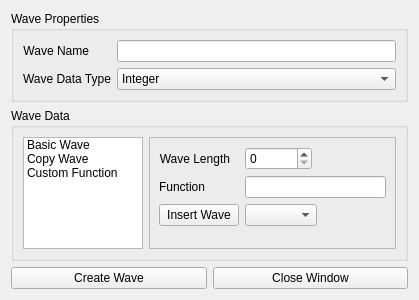
<?xml version="1.0" encoding="UTF-8"?>
<ui version="4.0">
 <class>CreateWaveDialog</class>
 <widget class="QWidget" name="CreateWaveDialog">
  <property name="geometry">
   <rect>
    <x>0</x>
    <y>0</y>
    <width>418</width>
    <height>300</height>
   </rect>
  </property>
  <property name="sizePolicy">
   <sizepolicy hsizetype="Preferred" vsizetype="Preferred">
    <horstretch>0</horstretch>
    <verstretch>0</verstretch>
   </sizepolicy>
  </property>
  <property name="windowTitle">
   <string>Create Wave</string>
  </property>
  <layout class="QGridLayout" name="gridLayout">
   <item row="0" column="0" colspan="2">
    <widget class="QGroupBox" name="groupBox">
     <property name="title">
      <string>Wave Properties</string>
     </property>
     <layout class="QFormLayout" name="formLayout_2">
      <item row="0" column="0">
       <widget class="QLabel" name="label">
        <property name="text">
         <string>Wave Name</string>
        </property>
        <property name="alignment">
         <set>Qt::AlignRight|Qt::AlignTrailing|Qt::AlignVCenter</set>
        </property>
       </widget>
      </item>
      <item row="0" column="1">
       <widget class="QLineEdit" name="waveName">
        <property name="sizePolicy">
         <sizepolicy hsizetype="MinimumExpanding" vsizetype="Fixed">
          <horstretch>0</horstretch>
          <verstretch>0</verstretch>
         </sizepolicy>
        </property>
       </widget>
      </item>
      <item row="1" column="0">
       <widget class="QLabel" name="label_2">
        <property name="text">
         <string>Wave Data Type</string>
        </property>
        <property name="alignment">
         <set>Qt::AlignRight|Qt::AlignTrailing|Qt::AlignVCenter</set>
        </property>
       </widget>
      </item>
      <item row="1" column="1">
       <widget class="QComboBox" name="dataType">
        <item>
         <property name="text">
          <string>Integer</string>
         </property>
        </item>
        <item>
         <property name="text">
          <string>Decimal</string>
         </property>
        </item>
        <item>
         <property name="text">
          <string>String</string>
         </property>
        </item>
       </widget>
      </item>
     </layout>
    </widget>
   </item>
   <item row="3" column="0">
    <widget class="QPushButton" name="createWaveButton">
     <property name="text">
      <string>Create Wave</string>
     </property>
    </widget>
   </item>
   <item row="3" column="1">
    <widget class="QPushButton" name="closeWindowButton">
     <property name="text">
      <string>Close Window</string>
     </property>
    </widget>
   </item>
   <item row="1" column="0" colspan="2">
    <widget class="QGroupBox" name="groupBox_2">
     <property name="minimumSize">
      <size>
       <width>0</width>
       <height>100</height>
      </size>
     </property>
     <property name="title">
      <string>Wave Data</string>
     </property>
     <layout class="QHBoxLayout" name="horizontalLayout" stretch="1,0">
      <item>
       <widget class="QListWidget" name="waveDataSelectionList">
        <property name="sizePolicy">
         <sizepolicy hsizetype="Preferred" vsizetype="Preferred">
          <horstretch>0</horstretch>
          <verstretch>0</verstretch>
         </sizepolicy>
        </property>
        <property name="minimumSize">
         <size>
          <width>120</width>
          <height>0</height>
         </size>
        </property>
        <property name="currentRow">
         <number>-1</number>
        </property>
        <item>
         <property name="text">
          <string>Basic Wave</string>
         </property>
        </item>
        <item>
         <property name="text">
          <string>Copy Wave</string>
         </property>
        </item>
        <item>
         <property name="text">
          <string>Custom Function</string>
         </property>
        </item>
       </widget>
      </item>
      <item>
       <widget class="QStackedWidget" name="waveDataStack">
        <property name="frameShape">
         <enum>QFrame::StyledPanel</enum>
        </property>
        <property name="frameShadow">
         <enum>QFrame::Plain</enum>
        </property>
        <property name="lineWidth">
         <number>1</number>
        </property>
        <property name="currentIndex">
         <number>2</number>
        </property>
        <widget class="QWidget" name="basicTab">
         <layout class="QFormLayout" name="formLayout">
          <property name="fieldGrowthPolicy">
           <enum>QFormLayout::ExpandingFieldsGrow</enum>
          </property>
          <item row="0" column="0">
           <widget class="QLabel" name="label_4">
            <property name="text">
             <string>Type</string>
            </property>
           </widget>
          </item>
          <item row="0" column="1">
           <widget class="QComboBox" name="basicWaveType">
            <property name="minimumSize">
             <size>
              <width>150</width>
              <height>0</height>
             </size>
            </property>
            <item>
             <property name="text">
              <string>Blank</string>
             </property>
            </item>
            <item>
             <property name="text">
              <string>Index (starting at 0)</string>
             </property>
            </item>
            <item>
             <property name="text">
              <string>Index (starting at 1)</string>
             </property>
            </item>
           </widget>
          </item>
          <item row="1" column="0">
           <widget class="QLabel" name="label_9">
            <property name="text">
             <string>Wave Length</string>
            </property>
           </widget>
          </item>
          <item row="1" column="1">
           <widget class="QSpinBox" name="basicWaveLength">
            <property name="maximum">
             <number>999999</number>
            </property>
           </widget>
          </item>
         </layout>
        </widget>
        <widget class="QWidget" name="copyTab">
         <layout class="QFormLayout" name="formLayout_3">
          <item row="0" column="0">
           <widget class="QLabel" name="label_3">
            <property name="text">
             <string>Original Wave</string>
            </property>
            <property name="alignment">
             <set>Qt::AlignLeading|Qt::AlignLeft|Qt::AlignVCenter</set>
            </property>
           </widget>
          </item>
          <item row="0" column="1">
           <widget class="QComboBox" name="copyWaveOriginalWave"/>
          </item>
          <item row="1" column="0">
           <widget class="QLabel" name="label_6">
            <property name="text">
             <string>Starting Index</string>
            </property>
           </widget>
          </item>
          <item row="1" column="1">
           <widget class="QSpinBox" name="copyWaveStartingIndex"/>
          </item>
          <item row="2" column="0">
           <widget class="QLabel" name="label_8">
            <property name="text">
             <string>Ending Index</string>
            </property>
           </widget>
          </item>
          <item row="2" column="1">
           <widget class="QSpinBox" name="copyWaveEndingIndex"/>
          </item>
         </layout>
        </widget>
        <widget class="QWidget" name="functionTab">
         <layout class="QFormLayout" name="formLayout_4">
          <property name="fieldGrowthPolicy">
           <enum>QFormLayout::ExpandingFieldsGrow</enum>
          </property>
          <item row="0" column="0">
           <widget class="QLabel" name="label_7">
            <property name="text">
             <string>Wave Length</string>
            </property>
            <property name="alignment">
             <set>Qt::AlignRight|Qt::AlignTrailing|Qt::AlignVCenter</set>
            </property>
           </widget>
          </item>
          <item row="0" column="1">
           <widget class="QSpinBox" name="functionWaveLength">
            <property name="maximum">
             <number>9999999</number>
            </property>
           </widget>
          </item>
          <item row="1" column="0">
           <widget class="QLabel" name="label_5">
            <property name="text">
             <string>Function</string>
            </property>
            <property name="alignment">
             <set>Qt::AlignRight|Qt::AlignTrailing|Qt::AlignVCenter</set>
            </property>
           </widget>
          </item>
          <item row="1" column="1">
           <widget class="QLineEdit" name="functionEquation"/>
          </item>
          <item row="2" column="0">
           <widget class="QPushButton" name="functionInsertWaveButton">
            <property name="text">
             <string>Insert Wave</string>
            </property>
           </widget>
          </item>
          <item row="2" column="1">
           <widget class="QComboBox" name="functionInsertWave"/>
          </item>
         </layout>
        </widget>
       </widget>
      </item>
     </layout>
    </widget>
   </item>
  </layout>
 </widget>
 <tabstops>
  <tabstop>waveName</tabstop>
  <tabstop>dataType</tabstop>
  <tabstop>waveDataSelectionList</tabstop>
  <tabstop>basicWaveType</tabstop>
  <tabstop>basicWaveLength</tabstop>
  <tabstop>copyWaveOriginalWave</tabstop>
  <tabstop>copyWaveStartingIndex</tabstop>
  <tabstop>copyWaveEndingIndex</tabstop>
  <tabstop>functionWaveLength</tabstop>
  <tabstop>functionEquation</tabstop>
  <tabstop>functionInsertWaveButton</tabstop>
  <tabstop>functionInsertWave</tabstop>
  <tabstop>createWaveButton</tabstop>
  <tabstop>closeWindowButton</tabstop>
 </tabstops>
 <resources/>
 <connections>
  <connection>
   <sender>waveDataSelectionList</sender>
   <signal>currentRowChanged(int)</signal>
   <receiver>waveDataStack</receiver>
   <slot>setCurrentIndex(int)</slot>
   <hints>
    <hint type="sourcelabel">
     <x>186</x>
     <y>221</y>
    </hint>
    <hint type="destinationlabel">
     <x>325</x>
     <y>221</y>
    </hint>
   </hints>
  </connection>
 </connections>
</ui>
